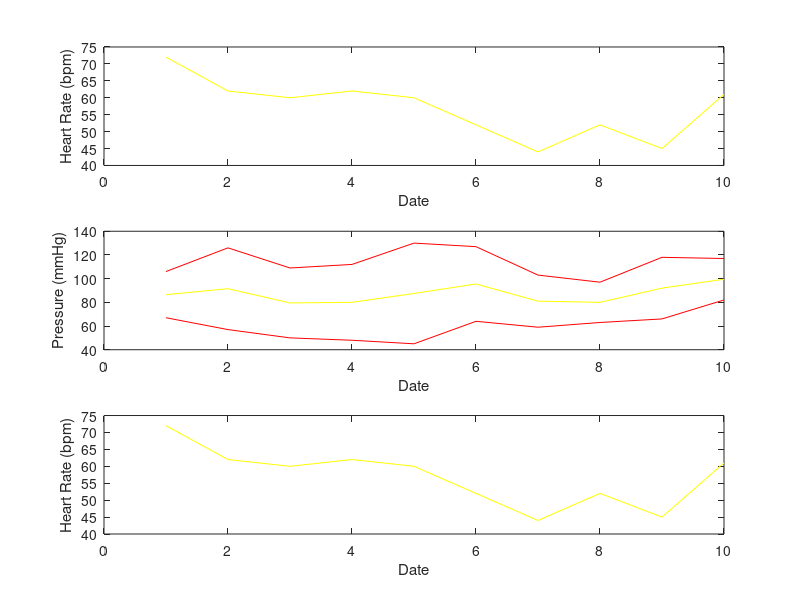

The MATLAB script that drew this image:
infoPacienteT = [40.1 ;32.5 ;39 ;37.2 ;33.9 ;42.9 ;41.1 ;36.9 ;37.2 ;38.2];
infoPacientePHigh = [67 ;57 ;50 ;48 ;45 ;64 ;59 ;63 ;66 ;82];
infoPacientePLow = [106 ;126 ;109 ;112 ;130 ;127 ;103 ;97 ;118 ;117];
infoPacienteHR = [72 ; 62 ; 60 ; 62 ; 60 ; 52 ; 44 ; 52 ; 45 ; 61];
numeroBra = 0;
numeroTac = 0;

figure
subFigure1 = subplot(3,1,1);
x1 = (1:size(infoPacienteHR));
for i = 1:size(infoPacienteHR);
    y1(i) = infoPacienteHR(i);
end
plot(subFigure1,x1,y1,'y')
xlabel('Date')
ylabel('Heart Rate (bpm)')

subFigure1 = subplot(3,1,2);
x1 = (1:size(infoPacientePHigh));
for i = 1:size(infoPacientePHigh);
    y1(i) = infoPacientePHigh(i);
end
for i = 1:size(infoPacientePLow);
    y2(i) = infoPacientePLow(i);
end
for i = 1:size(infoPacientePLow);
    y3(i) = ((infoPacientePLow(i)+infoPacientePHigh(i))/2); 
end
plot(subFigure1,x1,y1,'r',x1,y2,'r',x1,y3,'y')
xlabel('Date')
ylabel('Pressure (mmHg)')

subFigure1 = subplot(3,1,3);
x1 = (1:size(infoPacienteHR));
for i = 1:size(infoPacienteHR);
    y1(i) = infoPacienteHR(i);
end
plot(subFigure1,x1,y1,'y')
xlabel('Date')
ylabel('Heart Rate (bpm)')

for i = 1:size(infoPacienteHR);
    if infoPacienteHR(i)<60
        numeroBra = numeroBra + 1;
    elseif infoPacienteHR(i)>100
        numeroTac = numeroTac + 1;
    end
end

if numeroBra>0 && numeroTac>0
    msgbox(['The patient has ', num2str(numeroBra), ' alerts as a bradychardic patient, and ', num2str(numeroTac)] , ' alerts as a tachycardic patient.','Alert')
elseif numeroBra>0
    msgbox(['The patient has ', num2str(numeroBra), ' alerts as a bradychardic patient.'],'Alert');
elseif numeroTac>0
    msgbox(['The patient has ', num2str(numeroTac), ' alerts as a tachycardic patient.'],'Alert');
end